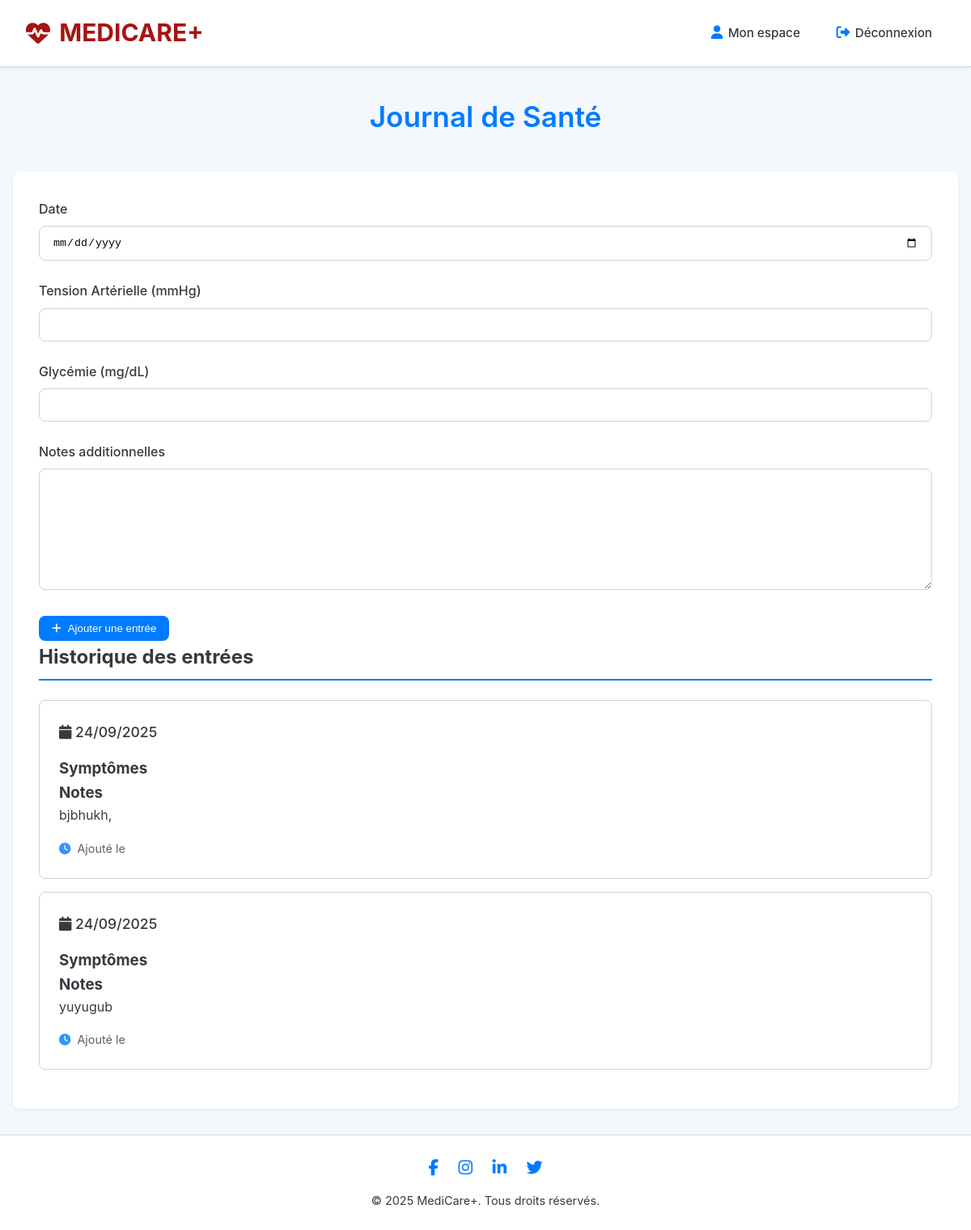
The app's page /journal-sante/ (signed in) with its own data.
### base/models.py (models this page shows, shortened)
class HealthJournal(models.Model):
    patient = models.ForeignKey(PatientInfo, on_delete=models.CASCADE)
    doctor = models.ForeignKey(MedecinInfo, on_delete=models.SET_NULL, null=True, blank=True)
    date = models.DateField()
    tension_art = models.DecimalField(max_digits=5, decimal_places=2, default=120.0)
    glycemie = models.DecimalField(max_digits=5, decimal_places=2, default=0.0)
    notes = models.TextField(blank=True, null=True)

### base/views.py (the view)
# urls.py: path('journal-sante/', views.journal_sante, name='journal_sante'),
@login_required
def journal_sante(request):
    try:
        if not hasattr(request.user, 'profile'):
            messages.error(request, "Profil utilisateur introuvable.")
            logger.error(f"L'utilisateur {request.user.username} n'a pas de profil")
            return redirect('index')
        profile = request.user.profile
        if profile.role != 'patient':
            messages.error(request, "Accès non autorisé. Cette page est réservée aux patients.")
            logger.error(f"L'utilisateur {request.user.username} n'est pas un patient (rôle: {profile.role})")
            return redirect('index')
        try:
            patient_info = profile.patientinfo
        except PatientInfo.DoesNotExist:
            messages.error(request, "Profil patient introuvable.")
            logger.error(f"PatientInfo introuvable pour l'utilisateur {request.user.username}")
            return redirect('index')
        entries = HealthJournal.objects.filter(patient=patient_info).order_by('-date')
        if request.method == 'POST':
            form = HealthJournalForm(request.POST)
            if form.is_valid():
                entry = form.save(commit=False)
                entry.patient = patient_info
                entry.save()
                messages.success(request, 'Entrée ajoutée avec succès au journal de santé.')
                logger.info(f"Entrée ajoutée au journal de santé pour le patient {patient_info.profile.user.username}")
                return redirect('journal_sante')
            else:
                messages.error(request, 'Veuillez corriger les erreurs dans le formulaire.')
                logger.error(f"Erreur de validation du formulaire: {form.errors}")
        else:
            form = HealthJournalForm()
        context = {
            'form': form,
            'entries': entries,
            'patient_info': patient_info
        }
        return render(request, 'journal_sante.html', context)
    except Exception as e:
        logger.error(f"Erreur dans journal_sante: {str(e)}")
        messages.error(request, "Une erreur est survenue lors de l'accès au journal de santé.")
        return redirect('patient_view')

### base/forms.py
class HealthJournalForm(forms.ModelForm):
    class Meta:
        model = HealthJournal
        fields = ['date', 'tension_art', 'glycemie', 'notes']
        widgets = {
            'date': forms.DateInput(attrs={'type': 'date', 'class': 'form-control'}),
            'tension_art': forms.NumberInput(attrs={'class': 'form-control', 'step': '0.01', 'min': '0'}),
            'glycemie': forms.NumberInput(attrs={'class': 'form-control', 'step': '0.01', 'min': '0'}),
            'notes': forms.Textarea(attrs={'class': 'form-control', 'rows': 3}),
        }
        labels = {
            'date': 'Date',
            'tension_art': 'Tension Artérielle (mmHg)',
            'glycemie': 'Glycémie (mg/dL)',
            'notes': 'Notes',
        }

### base/templates/journal_sante.html (shortened to what this page needs)
<!DOCTYPE html>
{% load static %}
<html lang="fr">
<head>
    <link href="https://cdnjs.cloudflare.com/ajax/libs/font-awesome/6.5.0/css/all.min.css" rel="stylesheet">
</head>
<body>
    <header role="banner">
        <a href="{% url 'index' %}" class="logo" aria-label="Accueil MediCare+">
            <i class="fas fa-heartbeat" aria-hidden="true"></i> MEDICARE+
        </a>
        <nav aria-label="Navigation principale">
            <ul>
                <li><a href="{% url 'patient_view' %}"><i class="fas fa-user" aria-hidden="true"></i> Mon espace</a></li>
                <li><a href="{% url 'logout' %}"><i class="fas fa-sign-out-alt" aria-hidden="true"></i> Déconnexion</a></li>
            </ul>
        </nav>
    </header>
    <main>
        <h1>Journal de Santé</h1>
        <div class="journal-container">
            <form method="post" class="mb-4">
                <div class="form-group">
                    <label for="date" class="form-label">Date</label>
                    <input type="date" id="date" name="date" class="form-control" required>
                </div>
                <div class="form-group">
                    <label for="tension_art" class="form-label">Tension Artérielle (mmHg)</label>
                    <input type="number" id="tension_art" name="tension_art" class="form-control" step="0.01" min="0" required>
                </div>
                <div class="form-group">
                    <label for="glycemie" class="form-label">Glycémie (mg/dL)</label>
                    <input type="number" id="glycemie" name="glycemie" class="form-control" step="0.01" min="0" required>
                </div>
                <div class="form-group">
                    <label for="notes" class="form-label">Notes additionnelles</label>
                    <textarea id="notes" name="notes" class="form-control"></textarea>
                </div>
                <button type="submit" class="btn btn-primary">
                    <i class="fas fa-plus"></i> Ajouter une entrée
                </button>
            </form>
            <h2 class="section-title">Historique des entrées</h2>
            {% if entries %}
                {% for entry in entries %}
                <div class="entry-card">
                    <div class="entry-header">
                        <div class="entry-date">
                            <i class="fas fa-calendar"></i>
                            {{ entry.date|date:"d/m/Y" }}
                        </div>
                    </div>
                    <div class="entry-content">
                        <h3>Symptômes</h3>
                        {% if entry.notes %}
                        <h3>Notes</h3>
                        <p>{{ entry.notes }}</p>
                        {% endif %}
                    </div>
                    <div class="entry-meta">
                        <div class="meta-item">
                            <i class="fas fa-clock"></i>
                            <span>Ajouté le {{ entry.created_at|date:"d/m/Y H:i" }}</span>
                        </div>
                    </div>
                </div>
                {% endfor %}
            {% else %}
                <div class="no-entries">
                    <i class="fas fa-book-medical fa-3x"></i>
                    <p>Aucune entrée dans le journal de santé</p>
                </div>
            {% endif %}
        </div>
    </main>
    <footer>
        <div class="social-icons">
            <a href="#" aria-label="Facebook"><i class="fab fa-facebook-f"></i></a>
            <a href="#" aria-label="Instagram"><i class="fab fa-instagram"></i></a>
            <a href="#" aria-label="LinkedIn"><i class="fab fa-linkedin-in"></i></a>
            <a href="#" aria-label="Twitter"><i class="fab fa-twitter"></i></a>
        </div>
        <div class="copyright">
            &copy; <span id="current-year">2025</span> MediCare+. Tous droits réservés.
        </div>
    </footer>
</body>
</html>

### base/templates/journal_sante.html (style rules this page uses)
:root { --primary-color: #007bff; --primary-hover-color: #0056b3; --success-color: #28a745; --success-hover-color: #218838; --danger-color: #dc3545; --danger-hover-color: #c82333; --text-dark: #343a40; --text-light: #ffffff; --background-light: #f4f7fc; --background-white: #ffffff; --border-color: #ced4da; --border-color-focus: var(--success-color); --shadow-sm: 0 2px 4px rgba(0,0,0,0.05); --shadow-md: 0 5px 15px rgba(0,0,0,0.08); --border-radius: 0.5rem; --input-padding-y: 0.75rem; --input-padding-x: 1rem; }
* { margin: 0; padding: 0; box-sizing: border-box; }
body { font-family: -apple-system, BlinkMacSystemFont, "Segoe UI", Roboto, "Helvetica Neue", Arial, sans-serif; background-color: var(--background-light); color: var(--text-dark); line-height: 1.65; display: flex; flex-direction: column; min-height: 100vh; }
header[role="banner"] { background: var(--background-white); padding: 1rem 2rem; display: flex; justify-content: space-between; align-items: center; position: sticky; top: 0; z-index: 100; box-shadow: var(--shadow-sm); border-bottom: 1px solid var(--border-color); }
header .logo { font-size: clamp(1.6rem, 2.5vw, 2rem); font-weight: 700; color: #a81313; display: inline-flex; align-items: center; gap: 0.7rem; text-decoration: none; }
header .logo i { color: #a81313; }
header nav ul { list-style: none; display: flex; gap: 0.8rem; padding: 0; margin: 0; }
header nav ul li a { color: var(--text-dark); text-decoration: none; font-weight: 500; font-size: 0.95rem; padding: 0.6rem 1rem; border-radius: var(--border-radius); transition: background-color 0.3s ease, color 0.3s ease, transform 0.2s ease; display: inline-flex; align-items: center; gap: 0.4rem; }
header nav ul li a i { color: var(--primary-color); font-size: 1.1em; }
main { flex-grow: 1; padding: 2rem 1rem; }
h1 { text-align: center; color: var(--primary-color); font-weight: 600; margin-bottom: 2.5rem; font-size: 2.2em; }
.journal-container { max-width: 1200px; margin: 0 auto; padding: 2rem; background-color: var(--background-white); border-radius: var(--border-radius); box-shadow: var(--shadow-sm); }
.section-title { color: var(--text-dark); font-size: 1.5rem; margin-bottom: 1.5rem; padding-bottom: 0.5rem; border-bottom: 2px solid var(--primary-color); }
.entry-card { background-color: var(--background-white); border: 1px solid var(--border-color); border-radius: var(--border-radius); padding: 1.5rem; margin-bottom: 1rem; transition: transform 0.2s ease, box-shadow 0.2s ease; }
.entry-header { display: flex; justify-content: space-between; align-items: center; margin-bottom: 1rem; }
.entry-date { color: var(--text-dark); font-weight: 500; font-size: 1.1rem; }
.entry-content { margin-top: 1rem; line-height: 1.6; }
.entry-meta { display: flex; gap: 1rem; margin-top: 1rem; color: var(--text-dark); opacity: 0.8; font-size: 0.9rem; }
.meta-item { display: flex; align-items: center; gap: 0.5rem; }
.meta-item i { color: var(--primary-color); }
.btn { display: inline-flex; align-items: center; gap: 0.5rem; padding: 0.5rem 1rem; border-radius: var(--border-radius); font-weight: 500; text-decoration: none; transition: background-color 0.2s ease; cursor: pointer; border: none; }
.btn-primary { background-color: var(--primary-color); color: var(--text-light); }
.form-group { margin-bottom: 1.5rem; }
.form-label { display: block; margin-bottom: 0.5rem; color: var(--text-dark); font-weight: 500; }
.form-control { width: 100%; padding: var(--input-padding-y) var(--input-padding-x); border: 1px solid var(--border-color); border-radius: var(--border-radius); transition: border-color 0.2s ease; }
textarea.form-control { min-height: 150px; resize: vertical; }
footer { background-color: var(--background-white); padding: 1.5rem 2rem; text-align: center; color: var(--dark-gray); margin-top: auto; border-top: 1px solid var(--border-color); }
footer .social-icons a { margin: 0 10px; color: var(--primary-color); font-size: 1.25rem; transition: color 0.2s ease, transform 0.2s ease; }
footer .social-icons { margin-bottom: 0.75rem; }
footer .copyright { font-size: 0.9em; }

### records on screen
HealthJournal: date "24/09/2025", notes "bjbhukh,"
HealthJournal: date "24/09/2025", notes "yuyugub"
